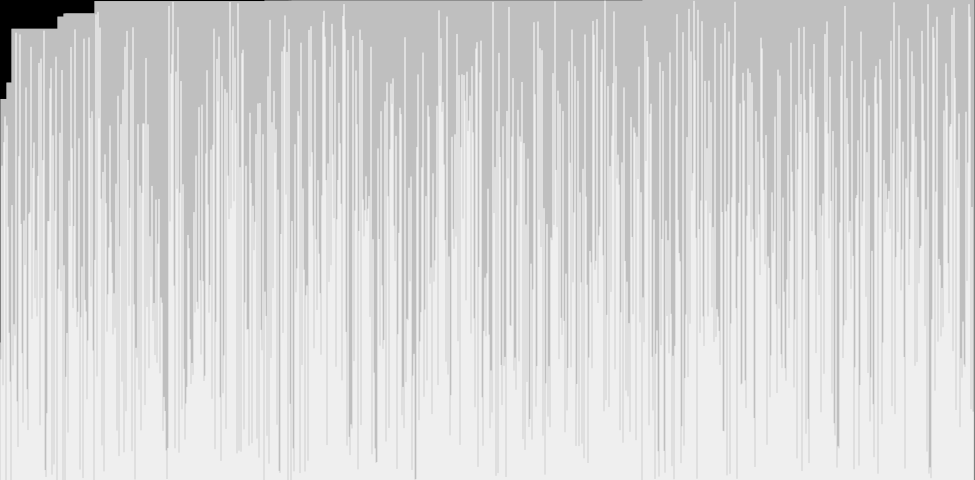
Frame 1 (no input)
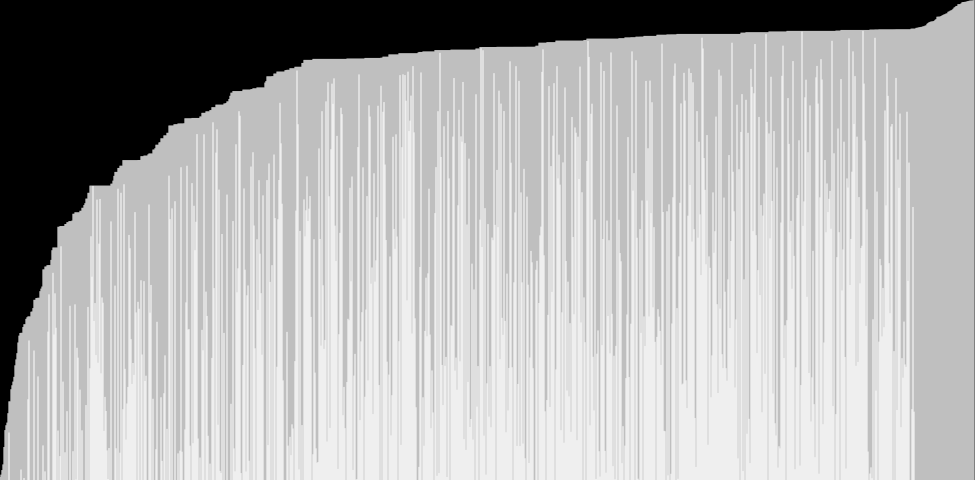
Frame 60 (no input)
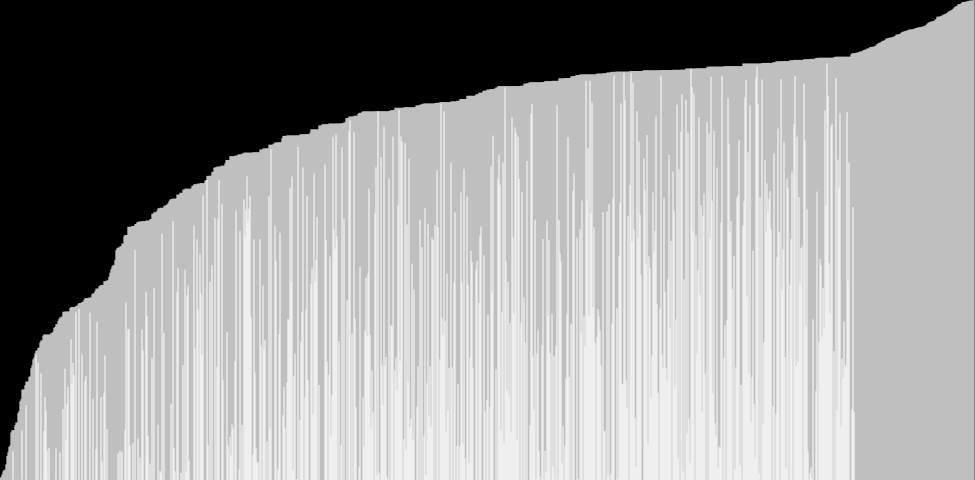
Frame 120 (the mouse pressed at the canvas centre since frame 60)

The p5.js sketch that drew these frames (run headless with seeded random() and noise() and a simulated clock; from frame 60 on, the mouse is pressed at the canvas centre):

// p5.js sketch
// ── sketch.js


function setup(){
    createCanvas(975,480);

    DataArray = [];

    for(var i = 0; i < width; i ++){
        DataArray.push(random(height));
    }

    frameRate(30);

    console.log(DataArray);

    // t = 0;
     
    // Totaltime = 0;
}

function draw(){
    
    // background(0);
    // for(var i = 0; i < DataArray.length; i ++){
    //     stroke(255);
    //     strokeWeight(1);
    //     line(i,height,i,DataArray[i])
    // }
    // if(Totaltime < DataArray.length){
    //     for(var o = 0; o < DataArray.length; o++){
    //         if(DataArray[t] < DataArray[t+1]){
    //             var tmp = DataArray[t + 1];
    //             DataArray[t + 1] = DataArray[t];
    //             DataArray[t] = tmp;
    //             strokeWeight(5);
    //             stroke(255,0,0);
    //             line(t,height,t,DataArray[t]);
    //             strokeWeight(1);
    //         }
    //         if(t == DataArray.length -1){
    //             t = 0;
    //         }
    //     }
    //     t++;
    // }
    // for(var i = 0; i < DataArray.length; i ++){
    //     stroke(255);
    //     strokeWeight(1);
    //     line(i,height,i,DataArray[i])
    // }
    // Totaltime++;

    background(0);
    stroke(255);
    for(var i = 0;i < DataArray.length; i++){
        line(i,height,i,DataArray[i]);

        if(DataArray[i] < DataArray[i + 1] ){
            var tmp = DataArray[i + 1];
            DataArray[i + 1] = DataArray[i];
            DataArray[i] = tmp;
            line(i,height,i,DataArray[i]);
        }
    }

}
//n^2
